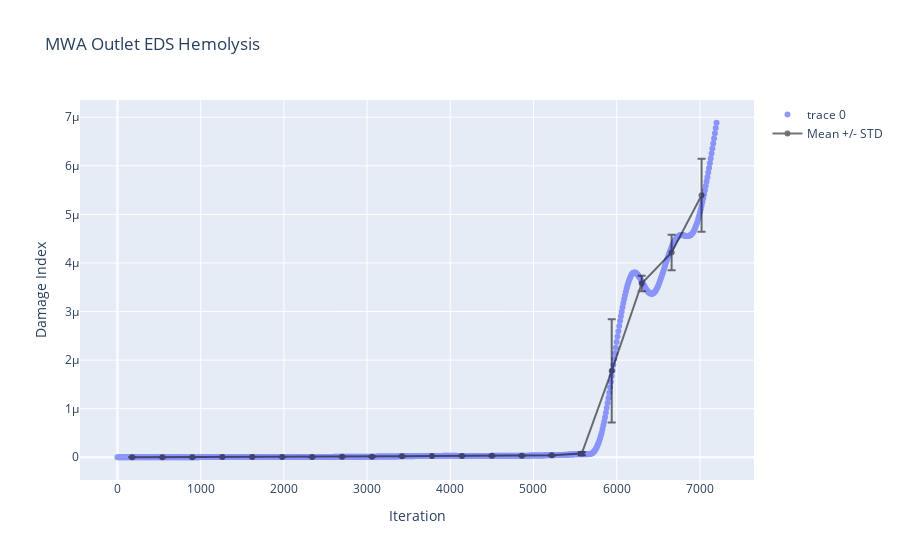

Notebook source saved alongside this figure:
### Code cell
fig = go.Figure()
fig.add_trace(go.Scatter(x=residual_df['Time_Step'],
                         y=residual_df['eds-hemolysis'],
                         mode='markers',
                         opacity=scatter_opacity,))
fig.add_trace(go.Scatter(x=bin_df['bin_centres'],
                         y=bin_df['eds-hemolysis_bin_mean'],
                         mode='markers+lines',
                         name='Mean +/- STD',
                         line=dict(color='black'),
                         opacity=.55,
                         error_y_array=bin_df['eds-hemolysis_std'],
                         showlegend=True))
fig.update_layout(
    title="MWA Outlet EDS Hemolysis",
    xaxis_title="Iteration",
    yaxis_title="Damage Index",
    legend_title=None)
fig.show()

### Figure 1 — Plotly figure (JSON) as saved in the notebook; plotly's stock layout.template omitted (floating-point values rounded to 4 significant figures; data arrays with more than 128 entries replaced by an {"elided": "..."} marker saying what was removed)
{"data": [{"mode": "markers", "opacity": 0.7, "type": "scatter", "x": {"elided": "721 int values"}, "y": {"elided": "721 float values"}}, {"error_y": {"array": [2.88e-10, 2.626e-10, 2.882e-10, 3.148e-10, 2.537e-10, 2.703e-10, 4.4e-10, 8.647e-10, 1.343e-09, 2.659e-09, 1.416e-09, 3.759e-10, 6.107e-10, 1.861e-09, 4.821e-09, 3.433e-08, 1.063e-06, 1.61e-07, 3.657e-07, 7.519e-07]}, "line": {"color": "black"}, "mode": "markers+lines", "name": "Mean +/- STD", "opacity": 0.55, "showlegend": true, "type": "scatter", "x": [176.4, 540.0, 900.0, 1260.0, 1620.0, 1980.0, 2340.0, 2700.0, 3060.0, 3420.0, 3780.0, 4140.0, 4500.0, 4860.0, 5220.0, 5580.0, 5940.0, 6300.0, 6660.0, 7020.0], "y": [4.873e-10, 1.42e-09, 2.351e-09, 3.395e-09, 4.374e-09, 5.233e-09, 6.396e-09, 8.661e-09, 1.233e-08, 1.928e-08, 2.687e-08, 2.8e-08, 2.837e-08, 3.195e-08, 4.281e-08, 7.551e-08, 1.777e-06, 3.577e-06, 4.216e-06, 5.393e-06]}], "layout": {"legend": {"title": {}}, "title": {"text": "MWA Outlet EDS Hemolysis"}, "xaxis": {"title": {"text": "Iteration"}}, "yaxis": {"title": {"text": "Damage Index"}}}}
